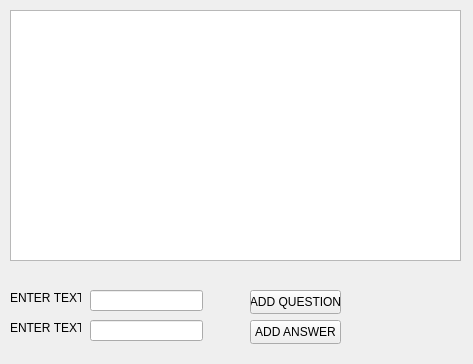
<?xml version="1.0" encoding="UTF-8"?>
<ui version="4.0">
 <class>UserWindow</class>
 <widget class="QWidget" name="UserWindow">
  <property name="geometry">
   <rect>
    <x>0</x>
    <y>0</y>
    <width>473</width>
    <height>364</height>
   </rect>
  </property>
  <property name="windowTitle">
   <string>UserWindow</string>
  </property>
  <widget class="QListWidget" name="listWidget">
   <property name="geometry">
    <rect>
     <x>10</x>
     <y>10</y>
     <width>451</width>
     <height>251</height>
    </rect>
   </property>
  </widget>
  <widget class="QLabel" name="label">
   <property name="geometry">
    <rect>
     <x>10</x>
     <y>290</y>
     <width>71</width>
     <height>16</height>
    </rect>
   </property>
   <property name="text">
    <string>ENTER TEXT</string>
   </property>
  </widget>
  <widget class="QLineEdit" name="QlineEdit">
   <property name="geometry">
    <rect>
     <x>90</x>
     <y>290</y>
     <width>113</width>
     <height>21</height>
    </rect>
   </property>
  </widget>
  <widget class="QPushButton" name="AQpushButton">
   <property name="geometry">
    <rect>
     <x>250</x>
     <y>290</y>
     <width>91</width>
     <height>24</height>
    </rect>
   </property>
   <property name="text">
    <string>ADD QUESTION</string>
   </property>
  </widget>
  <widget class="QLineEdit" name="AlineEdit">
   <property name="geometry">
    <rect>
     <x>90</x>
     <y>320</y>
     <width>113</width>
     <height>21</height>
    </rect>
   </property>
  </widget>
  <widget class="QPushButton" name="AApushButton">
   <property name="geometry">
    <rect>
     <x>250</x>
     <y>320</y>
     <width>91</width>
     <height>24</height>
    </rect>
   </property>
   <property name="text">
    <string>ADD ANSWER</string>
   </property>
  </widget>
  <widget class="QLabel" name="label_2">
   <property name="geometry">
    <rect>
     <x>10</x>
     <y>320</y>
     <width>71</width>
     <height>16</height>
    </rect>
   </property>
   <property name="text">
    <string>ENTER TEXT</string>
   </property>
  </widget>
 </widget>
 <layoutdefault spacing="6" margin="11"/>
 <resources/>
 <connections/>
</ui>
